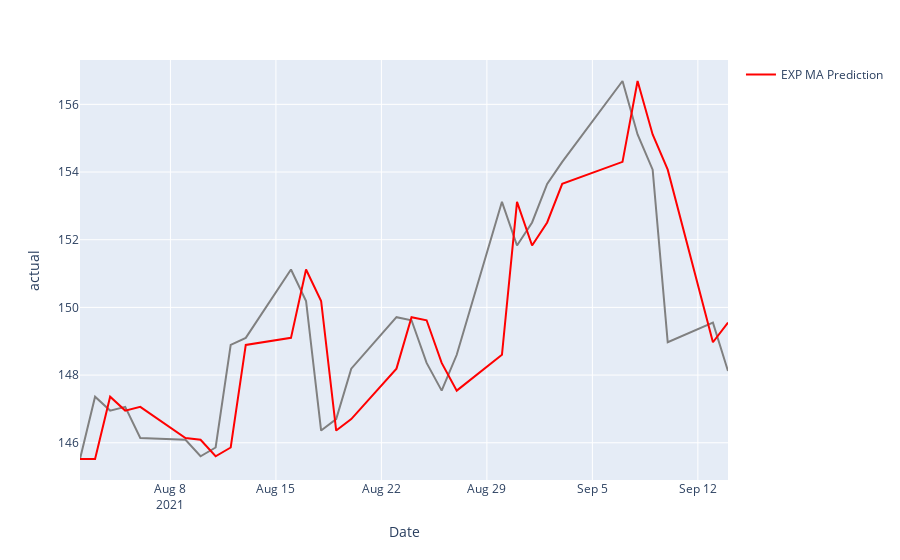

Notebook code for this chart:
### Code cell
fig = px.line(pred_df, x=pred_df['Date'], y=pred_df['actual'], color_discrete_sequence=['grey'])
fig.add_traces(go.Scatter(x=pred_df['Date'], y=pred_df['pred'], name='EXP MA Prediction', line=dict(color='red')))
fig.show()
